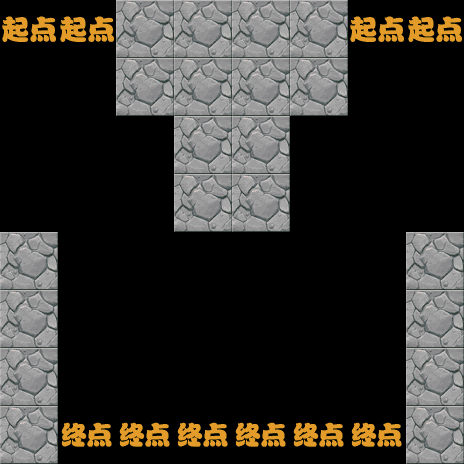

This game map was drawn from its Tiled (.tmx) file and the tilesets committed beside it. A one-line description and the trimmed map source follow:
An orthogonal 8x8 tile map with 58x58 px tiles, 8 tile layers (1-layer, 2-layer, 3-layer, 4-layer, ...).

<map version="1.0" orientation="orthogonal" renderorder="right-down" width="8" height="8" tilewidth="58" tileheight="58">
 <tileset firstgid="1" name="backgroundBlock" tilewidth="58" tileheight="58">
  <image source="backgroundBlock.png" width="348" height="870" />
 </tileset>
 <layer name="1-layer" width="8" height="8">
  <data>[64 cells, 47 non-empty, 1 distinct tile ids]</data>
 </layer>
 <layer name="2-layer" width="8" height="8">
  <data>[64 cells, 58 non-empty, 1 distinct tile ids]</data>
 </layer>
 <layer name="3-layer" width="8" height="8">
  <data>[64 cells, 43 non-empty, 1 distinct tile ids]</data>
 </layer>
 <layer name="4-layer" width="8" height="8">
  <data>[64 cells, 55 non-empty, 1 distinct tile ids]</data>
 </layer>
 <layer name="5-layer" width="8" height="8">
  <data>[64 cells, 57 non-empty, 1 distinct tile ids]</data>
 </layer>
 <layer name="6-layer" width="8" height="8">
  <data>[64 cells, 56 non-empty, 2 distinct tile ids]</data>
 </layer>
 <layer name="7-layer" width="8" height="8">
  <data>[64 cells, 63 non-empty, 1 distinct tile ids]</data>
 </layer>
 <layer name="8-layer" width="8" height="8">
  <data>[64 cells, 63 non-empty, 3 distinct tile ids]</data>
 </layer>
</map>
